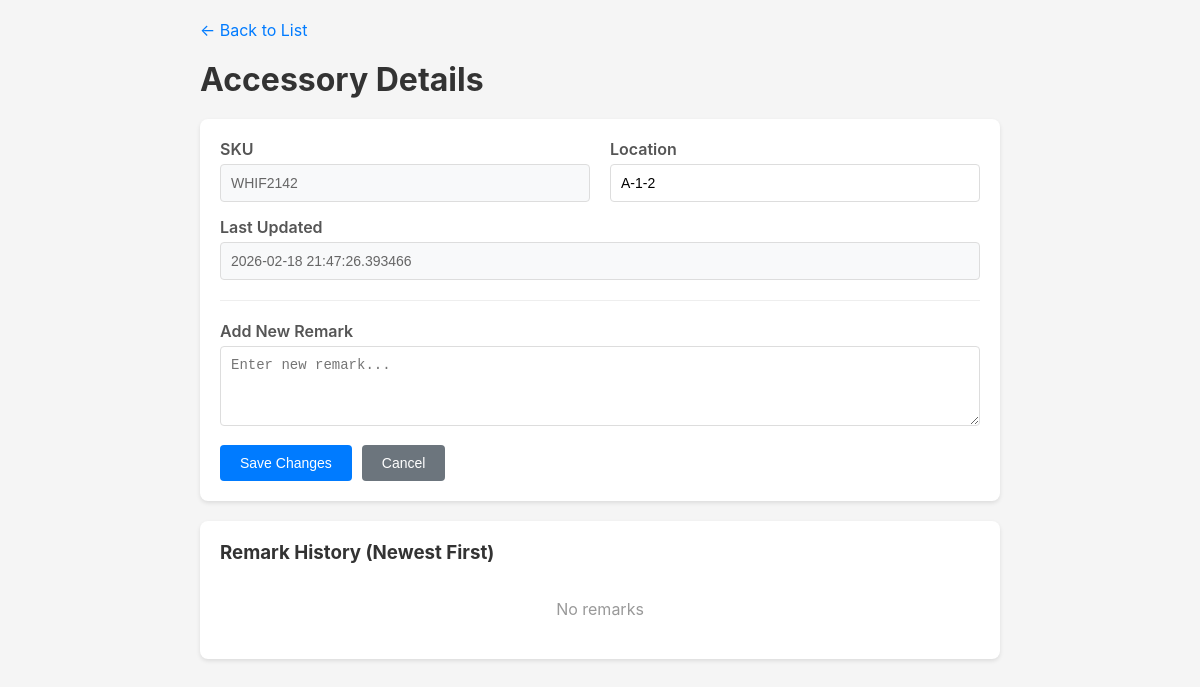
/detail/3, run on the app's committed database.
### tables this page shows
CREATE TABLE accessories (
            id INTEGER PRIMARY KEY AUTOINCREMENT,
            sku TEXT NOT NULL,
            location TEXT NOT NULL,
            updated_at TIMESTAMP DEFAULT CURRENT_TIMESTAMP
        );

### app.py (the view)
@app.route("/detail/<int:id>")
def detail(id):
    conn = get_db()
    cursor = conn.cursor()
    cursor.execute("SELECT * FROM accessories WHERE id = ?", (id,))
    accessory = cursor.fetchone()
    if not accessory:
        conn.close()
        return "Accessory not found", 404
    cursor.execute(
        """
        SELECT * FROM remarks
        WHERE accessory_id = ?
        ORDER BY created_at DESC
    """,
        (id,),
    )
    remarks = []
    for row in cursor.fetchall():
        remarks.append(
            {
                "id": row["id"],
                "content": row["content"],
                "created_at": row["created_at"],
            }
        )
    conn.close()
    return render_template("detail.html", accessory=dict(accessory), remarks=remarks)

### app.py (called while the page is built)
def get_db():
    conn = sqlite3.connect(DB_PATH)
    conn.row_factory = sqlite3.Row
    return conn

### templates/detail.html (shortened to what this page needs)
<!DOCTYPE html>
<html lang="en">
<head>
</head>
<body>
    <div class="container">
        <a href="{{ url_for('index') }}" class="back-link">← Back to List</a>
        <h1>Accessory Details</h1>
        <div class="card">
            <form action="{{ url_for('update_accessory', id=accessory.id) }}" method="post">
                <div class="info-row">
                    <div class="info-item">
                        <label>SKU</label>
                        <input type="text" value="{{ accessory.sku }}" readonly>
                    </div>
                    <div class="info-item">
                        <label>Location</label>
                        <input type="text" name="location" value="{{ accessory.location }}" required>
                    </div>
                </div>
                <div class="info-row">
                    <div class="info-item">
                        <label>Last Updated</label>
                        <input type="text" value="{{ accessory.updated_at }}" readonly>
                    </div>
                </div>
                <div class="add-remark">
                    <label>Add New Remark</label>
                    <textarea name="new_remark" placeholder="Enter new remark..."></textarea>
                </div>
                <div class="form-actions">
                    <button type="submit">Save Changes</button>
                    <a href="{{ url_for('index') }}">
                        <button type="button" class="btn-secondary">Cancel</button>
                    </a>
                </div>
            </form>
        </div>
        <div class="card remarks-section">
            <h3>Remark History (Newest First)</h3>
            {% if remarks %}
                {% for remark in remarks %}
                <div class="remark-item">
                    <div class="remark-time">{{ remark.created_at }}</div>
                    <div class="remark-content">{{ remark.content }}</div>
                    <div class="remark-actions">
                        <form action="{{ url_for('delete_remark', remark_id=remark.id) }}" method="post" style="display:inline;" onsubmit="return confirm('Delete this remark?');">
                            <button type="submit" class="btn-small btn-danger">Delete</button>
                        </form>
                    </div>
                </div>
                {% endfor %}
            {% else %}
                <div class="no-remarks">No remarks</div>
            {% endif %}
        </div>
    </div>
</body>
</html>

### templates/detail.html (style rules this page uses)
* { margin: 0; padding: 0; box-sizing: border-box; }
body { font-family: -apple-system, BlinkMacSystemFont, 'Segoe UI', Roboto, 'Helvetica Neue', Arial, sans-serif; background: #f5f5f5; padding: 20px; }
.container { max-width: 800px; margin: 0 auto; }
.back-link { display: inline-block; margin-bottom: 20px; color: #007bff; text-decoration: none; }
h1 { color: #333; margin-bottom: 20px; }
.card { background: white; padding: 20px; border-radius: 8px; box-shadow: 0 2px 4px rgba(0,0,0,0.1); margin-bottom: 20px; }
label { display: block; margin-bottom: 5px; font-weight: 600; color: #555; }
input[type="text"], textarea { width: 100%; padding: 10px; border: 1px solid #ddd; border-radius: 4px; font-size: 14px; }
input[readonly] { background: #f8f9fa; color: #666; }
textarea { min-height: 80px; resize: vertical; }
.info-row { display: flex; gap: 20px; margin-bottom: 15px; }
.info-item { flex: 1; }
button { padding: 10px 20px; background: #007bff; color: white; border: none; border-radius: 4px; cursor: pointer; font-size: 14px; }
.btn-secondary { background: #6c757d; }
.remarks-section { margin-top: 20px; }
.remarks-section h3 { margin-bottom: 15px; color: #333; }
.no-remarks { color: #999; text-align: center; padding: 20px; }
.add-remark { margin-top: 20px; padding-top: 20px; border-top: 1px solid #eee; }
.form-actions { display: flex; gap: 10px; margin-top: 15px; }

### data on the page
accessories: sku "WHIF2142", location "A-1-2", updated_at "2026-02-18 21:47:26.393466"
